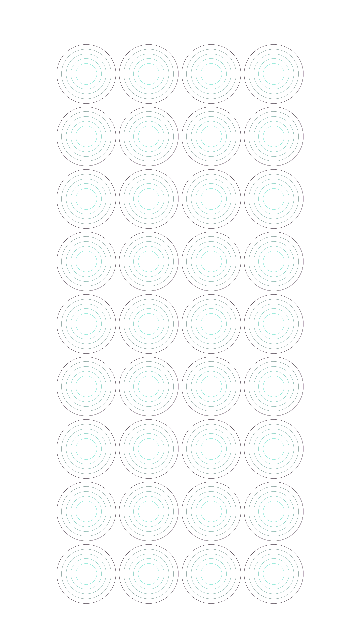
Frame 1 (no input)
Frame 60 (the mouse pressed at the canvas centre just before this capture): identical to frame 1, image omitted
Frame 120 (the mouse held since frame 60 and released just before this capture): identical to frame 1, image omitted

The Processing sketch that drew this single still picture (run headless with seeded random() and noise(); from frame 60 on, the mouse is pressed at the canvas centre):

// Processing sketch: recursive_circle_anim
// ── recursive_circle_anim.pde
// A4 300ppi 2480x3508 px
// A4 72ppi 595x842 px
// A4 48ppi 397x561 px
// FHD 1920x1080 px

int targetW = 1080, targetH = 1920;
float fps = 30;
PGraphics img;

int padding = 10;
float marginX = 170, marginY = 200*2/3;
int cols = 4, rows =7;  // 外側の円(ブロックと呼称)の個数
int numCircleInBlock = 5;  // 一番外側を含めた円の個数
float outerR;  // ブロックの外側の円の半径
float innerR;  // ブロックの最も内側の円の半径
float rTmp;  // ブロック内の円の半径を計算する作業用変数

float sw = 0.4;  // standard Stroke Weight
float xOffset, yOffset;  // 円の中心座標の最外側円の中心からのずれ
float xOffsetMax, yOffsetMax;



void setup() {
  size(360, 640);
  background(0);
  frameRate(10);
  img = createGraphics(targetW, targetH);
  
  float rCand1 = (img.width - (cols - 1) * padding - 2 * marginX) / cols;
  float rCand2 = (img.height - (rows - 1) * padding - 2 * marginY) / rows;
  outerR = min(rCand1, rCand2);
  innerR = outerR / numCircleInBlock;
  xOffsetMax = outerR / numCircleInBlock - innerR / 2;
  yOffsetMax = outerR / numCircleInBlock - innerR / 2;
  xOffset = int(random(-xOffsetMax, xOffsetMax));
  yOffset = int(random(-yOffsetMax, yOffsetMax));
  
  img.beginDraw();
  img.colorMode(HSB, 255);
  img.background(255);
  img.stroke(0);
  img.noFill();
  img.strokeWeight(sw);
  
  for (float x = marginX + outerR / 2; x < img.width - marginX; x += padding + outerR) {
    for (float y = marginY + outerR / 2; y < img.height - marginY; y += padding + outerR) {
      // 最も外側の正方形の描z画
      img.stroke(255*303/360, 100, 100);
      img.circle(x, y, outerR);
      
      xOffset = 0;//-xOffsetMax * tan(TWO_PI/2 * x);
      yOffset = 0;//-yOffsetMax * tan(TWO_PI/2 * y);
      
      for (int i = 0; i < numCircleInBlock; i++) {
        img.stroke(120, 255, map(i, 0, numCircleInBlock, 0, 255));
        rTmp = map(i, 0, numCircleInBlock, outerR, innerR);
        img.circle(x + xOffset * i, y + yOffset * i, (int) rTmp);
      }
    }
  }
  img.endDraw();
  
  image(img, 0, 0, width, height);
}


void draw() {
}


void keyPressed() {
  if (key == 's') {
    String timeStamp = year() + nf(month(), 2) + nf(day(), 2) + "_" + nf(hour(), 2) + nf(minute(), 2) + nf(second(), 2);
    String fileName = "./images/capture" + timeStamp + ".png";
    img.save(fileName);
    println("image saved");
  }
}
